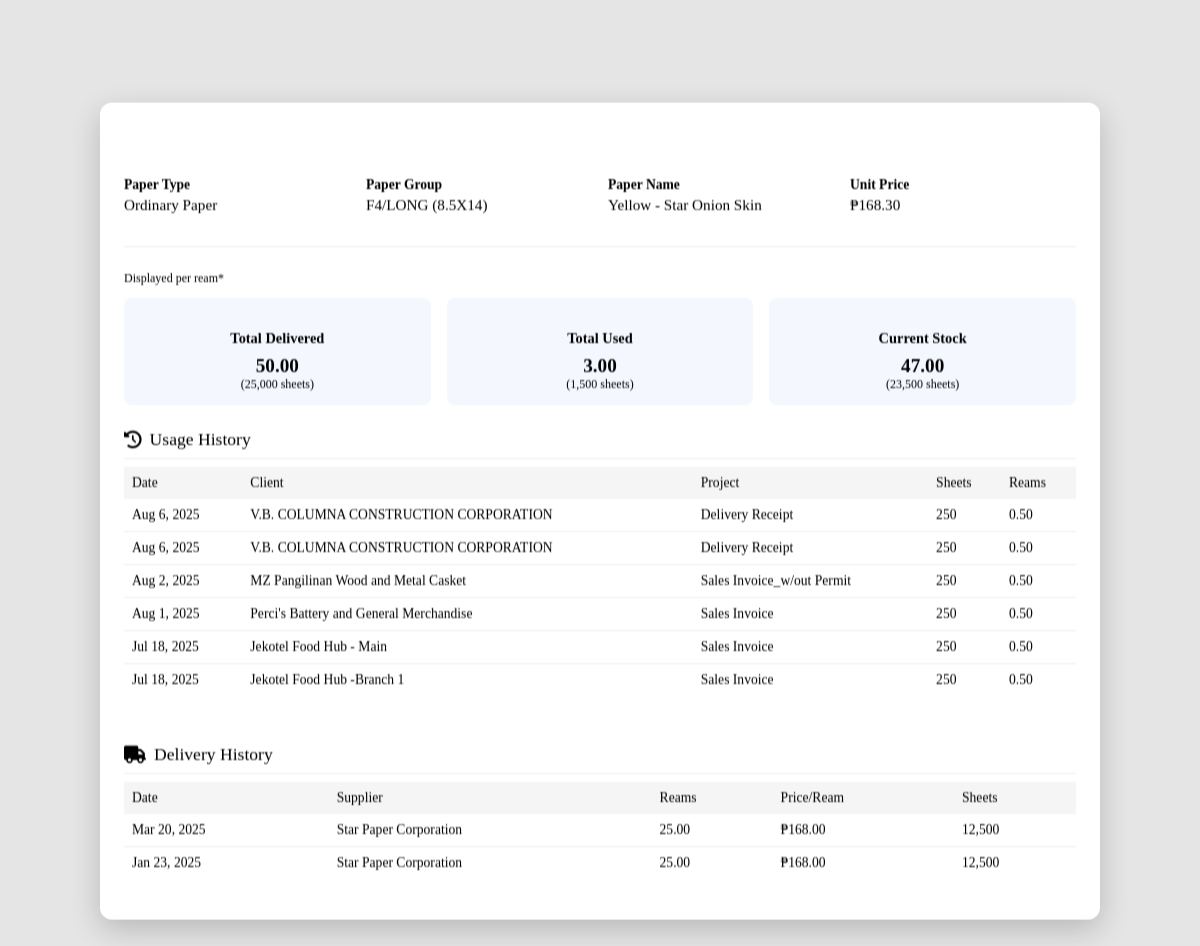
The app's page /pages/product_info.php?id=60 (signed in) with its own data.
### tables this page shows
CREATE TABLE `products` (
  `id` int(11) NOT NULL,
  `product_type` varchar(100) DEFAULT NULL,
  `product_group` varchar(100) DEFAULT NULL,
  `product_name` varchar(100) DEFAULT NULL,
  `unit_price` decimal(10,2) NOT NULL,
  `created_by` int(11) DEFAULT NULL
);

CREATE TABLE `delivery_logs` (
  `id` int(11) NOT NULL,
  `product_id` int(11) NOT NULL,
  `delivery_date` date DEFAULT curdate(),
  `delivered_reams` decimal(10,2) NOT NULL,
  `unit` varchar(50) DEFAULT NULL,
  `supplier_name` varchar(50) NOT NULL,
  `amount_per_ream` int(11) NOT NULL,
  `delivery_note` text DEFAULT NULL,
  `created_by` int(11) DEFAULT NULL
);

### pages/product_info.php (the view, shortened to what this page needs)
<?php
require_once '../config/db.php';
$product_id = intval($_GET['id'] ?? 0);
$query = "
    SELECT
        p.product_type,
        p.product_group,
        p.product_name,
        p.unit_price,
        COALESCE(d.total_delivered, 0) AS total_delivered,
        COALESCE(u.total_used, 0) AS total_used,
        COALESCE(d.total_delivered, 0) - COALESCE(u.total_used, 0) AS stock_balance
    FROM products p
    LEFT JOIN (
        SELECT product_id, SUM(delivered_reams * 500) AS total_delivered
        FROM delivery_logs
        GROUP BY product_id
    ) d ON p.id = d.product_id
    LEFT JOIN (
        SELECT product_id, SUM(used_sheets + COALESCE(spoilage_sheets, 0)) AS total_used
        FROM usage_logs
        GROUP BY product_id
    ) u ON p.id = u.product_id
    WHERE p.id = ?
    LIMIT 1
";
$stmt = $mysqli->prepare($query);
$stmt->bind_param("i", $product_id);
$stmt->execute();
$result = $stmt->get_result();
$product = $result->fetch_assoc();
$usage_query = "
    SELECT
        ul.log_date,
        jo.client_name,
        jo.project_name,
        ul.used_sheets
    FROM usage_logs ul
    LEFT JOIN job_orders jo ON ul.job_order_id = jo.id
    WHERE ul.product_id = ?
    ORDER BY ul.log_date DESC
";
$usage_stmt = $mysqli->prepare($usage_query);
$usage_stmt->bind_param("i", $product_id);
$usage_stmt->execute();
$usage_history = $usage_stmt->get_result();
$delivery_query = "
    SELECT delivery_date, delivered_reams, supplier_name, amount_per_ream
    FROM delivery_logs
    WHERE product_id = ?
    ORDER BY delivery_date DESC
";
$delivery_stmt = $mysqli->prepare($delivery_query);
$delivery_stmt->bind_param("i", $product_id);
$delivery_stmt->execute();
$delivery_history = $delivery_stmt->get_result();
?>
<!DOCTYPE html>
<html lang="en">
<head>
    <link rel="stylesheet" href="https://cdnjs.cloudflare.com/ajax/libs/font-awesome/6.0.0-beta3/css/all.min.css">
    <link rel="stylesheet" href="https://cdnjs.cloudflare.com/ajax/libs/animate.css/4.1.1/animate.min.css"/>
</head>
<body>
    <div id='productModalBody' class="floating-window">
        <div class="window-header">
            <div class="window-title">
                <i class="fas fa-box"></i>
            </div>
            <button class="close-btn" onclick="closeModal()">
                <i class="fas fa-times"></i>
            </button>
        </div>
        <div class="window-content">
            <div class="product-info-compact">
                <div class="info-item-compact">
                    <strong>Paper Type</strong>
                    <span><?= htmlspecialchars($product['product_type']) ?></span>
                </div>
                <div class="info-item-compact">
                    <strong>Paper Group</strong>
                    <span><?= htmlspecialchars($product['product_group']) ?></span>
                </div>
                <div class="info-item-compact">
                    <strong>Paper Name</strong>
                    <span><?= htmlspecialchars($product['product_name']) ?></span>
                </div>
                <div class="info-item-compact">
                    <strong>Unit Price</strong>
                    <span>₱<?= number_format($product['unit_price'], 2) ?></span>
                </div>
            </div>
            <p class="stock-unit-compact">Displayed per ream*</p>
            <div class="stock-summary-compact">
                <div class="stock-card-compact">
                    <h4>Total Delivered</h4>
                    <div class="stock-value-compact"><?= number_format($product['total_delivered'] / 500, 2) ?></div>
                    <div class="stock-unit-compact">(<?= number_format($product['total_delivered']) ?> sheets)</div>
                </div>
                <div class="stock-card-compact">
                    <h4>Total Used</h4>
                    <div class="stock-value-compact"><?= number_format($product['total_used'] / 500, 2) ?></div>
                    <div class="stock-unit-compact">(<?= number_format($product['total_used']) ?> sheets)</div>
                </div>
                <div class="stock-card-compact">
                    <h4>Current Stock</h4>
                    <div class="stock-value-compact"><?= number_format($product['stock_balance'] / 500, 2) ?></div>
                    <div class="stock-unit-compact">(<?= number_format($product['stock_balance']) ?> sheets)</div>
                </div>
            </div>
            <div class="section-header">
                <i class="fas fa-history"></i>
                Usage History
            </div>
            <div class="container">
                <?php if ($usage_history->num_rows > 0): ?>
                    <table class="compact-table" id="usage-table">
                        <thead>
                            <tr>
                                <th>Date</th>
                                <th>Client</th>
                                <th>Project</th>
                                <th>Sheets</th>
                                <th>Reams</th>
                            </tr>
                        </thead>
                        <tbody>
                            <?php
                            $usage_rows = $usage_history->fetch_all(MYSQLI_ASSOC);
                            $usage_count = count($usage_rows);
                            $display_usage = min(10, $usage_count);
                            for ($i = 0; $i < $display_usage; $i++):
                                $row = $usage_rows[$i];
                            ?>
                                <tr>
                                    <td><?= date("M j, Y", strtotime($row['log_date'])) ?></td>
                                    <td><?= htmlspecialchars($row['client_name'] ?? 'N/A') ?></td>
                                    <td><?= htmlspecialchars($row['project_name'] ?? 'N/A') ?></td>
                                    <td><?= number_format($row['used_sheets']) ?></td>
                                    <td><?= number_format($row['used_sheets'] / 500, 2) ?></td>
                                </tr>
                            <?php endfor; ?>
                        </tbody>
                    </table>
                <?php else: ?>
                    <div class="empty-state">
                        <p><i class="fas fa-info-circle"></i> No usage history found for this product</p>
                    </div>
                <?php endif; ?>
            </div>
            <div class="section-header">
                <i class="fas fa-truck"></i>
                Delivery History
            </div>
            <div class="container">
                <?php if ($delivery_history->num_rows > 0): ?>
                    <table class="compact-table" id="delivery-table">
                        <thead>
                            <tr>
                                <th>Date</th>
                                <th>Supplier</th>
                                <th>Reams</th>
                                <th>Price/Ream</th>
                                <th>Sheets</th>
                            </tr>
                        </thead>
                        <tbody>
                            <?php
                            $delivery_rows = $delivery_history->fetch_all(MYSQLI_ASSOC);
                            $delivery_count = count($delivery_rows);
                            $display_delivery = min(10, $delivery_count);
                            for ($i = 0; $i < $display_delivery; $i++):
                                $row = $delivery_rows[$i];
                            ?>
                                <tr>
                                    <td><?= date("M j, Y", strtotime($row['delivery_date'])) ?></td>
                                    <td><?= htmlspecialchars($row['supplier_name']) ?></td>
                                    <td><?= number_format($row['delivered_reams'], 2) ?></td>
                                    <td>₱<?= number_format($row['amount_per_ream'], 2) ?></td>
                                    <td><?= number_format($row['delivered_reams'] * 500) ?></td>
                                </tr>
                            <?php endfor; ?>
                        </tbody>
                    </table>
                <?php else: ?>
                    <div class="empty-state">
                        <p><i class="fas fa-info-circle"></i> No delivery history found for this product</p>
                    </div>
                <?php endif; ?>
            </div>
        </div>
    </div>
</body>
</html>

### pages/product_info.php (style rules this page uses)
:root { --animate-duration: 300ms; }
.floating-window { position: fixed; top: 50%; left: 50%; transform: translate(-50%, -50%); width: 90%; max-width: 1000px; max-height: 80vh; background: white; border-radius: 12px; box-shadow: 0 10px 30px rgba(0, 0, 0, 0.2); z-index: 1000; overflow: hidden; display: flex; flex-direction: column; animation: centerZoomIn 0.3s ease-in-out forwards; }
.window-header { padding: 0.5rem 1.5rem; background: var(--primary); color: white; display: flex; justify-content: space-between; align-items: center; }
.window-title { display: flex; align-items: center; font-size: 1.2rem; font-weight: 500; }
.window-title i { margin-right: 0.8rem; }
.close-btn { background: none; border: none; color: white; font-size: 1rem; cursor: pointer; padding: 0.5rem; }
.window-content { padding: 1.5rem; overflow-y: auto; flex-grow: 1; }
.product-info-compact { display: grid; grid-template-columns: repeat(auto-fit, minmax(200px, 1fr)); gap: 1rem; margin-bottom: 1.5rem; padding-bottom: 1.5rem; border-bottom: 1px solid #eee; }
.info-item-compact { margin-bottom: 0.5rem; }
.info-item-compact strong { display: block; color: var(--gray); font-size: 0.85rem; margin-bottom: 0.2rem; }
.info-item-compact span { font-size: 0.95rem; }
.stock-summary-compact { display: grid; grid-template-columns: repeat(auto-fit, minmax(180px, 1fr)); gap: 1rem; margin-bottom: 1.5rem; }
.stock-card-compact { padding: 0.8rem; border-radius: 8px; background: rgba(67, 97, 238, 0.05); text-align: center; }
.stock-card-compact h4 { font-size: 0.9rem; margin-bottom: 0.5rem; color: var(--primary); }
.stock-value-compact { font-size: 1.2rem; font-weight: 700; }
.stock-unit-compact { color: var(--gray); font-size: 0.75rem; }
.section-header { font-size: 1.1rem; font-weight: 500; color: var(--primary); margin: 1.5rem 0 0.5rem 0; padding-bottom: 0.5rem; border-bottom: 1px solid #eee; display: flex; align-items: center; }
.section-header i { margin-right: 0.5rem; }
.compact-table { width: 100%; border-collapse: collapse; font-size: 0.85rem; margin-bottom: 1.5rem; }
.compact-table th { background: #f5f5f5; padding: 0.5rem; text-align: left; font-weight: 500; }
.compact-table td { padding: 0.5rem; border-bottom: 1px solid #eee; }
.compact-table tr:last-child td { border-bottom: none; }
.container { overflow: scroll; }

### records on screen
products: product_type "Ordinary Paper", product_group "F4/LONG (8.5X14)", product_name "Yellow - Star Onion Skin", unit_price "168.30"
delivery_logs: delivery_date "Mar 20, 2025", supplier_name "Star Paper Corporation", delivered_reams "25.00", amount_per_ream "168.00", $row['delivered_reams']*500 "12,500"
delivery_logs: delivery_date "Jan 23, 2025", supplier_name "Star Paper Corporation", delivered_reams "25.00", amount_per_ream "168.00", $row['delivered_reams']*500 "12,500"

### other values on screen
$product['total_delivered'] / 500 "50.00"
$product['total_delivered'] "25,000"
$product['total_used'] / 500 "3.00"
$product['total_used'] "1,500"
$product['stock_balance'] / 500 "47.00"
$product['stock_balance'] "23,500"
date("M j, Y", strtotime($row['log_date'])) "Aug 6, 2025"
$row['client_name'] "V.B. COLUMNA CONSTRUCTION CORPORATION"
$row['project_name'] "Delivery Receipt"
$row['used_sheets'] "250"
$row['used_sheets'] / 500 "0.50"
date("M j, Y", strtotime($row['log_date'])) "Aug 2, 2025"
$row['client_name'] "MZ Pangilinan Wood and Metal Casket"
$row['project_name'] "Sales Invoice_w/out Permit"
date("M j, Y", strtotime($row['log_date'])) "Aug 1, 2025"
